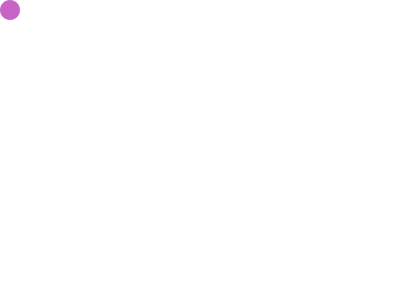
Frame 1 (no input)
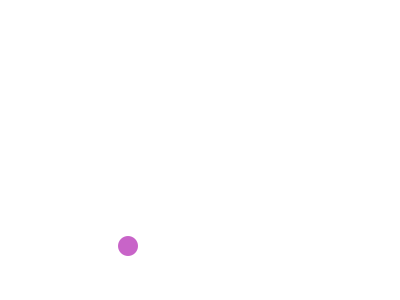
Frame 60 (the mouse pressed at the canvas centre just before this capture)
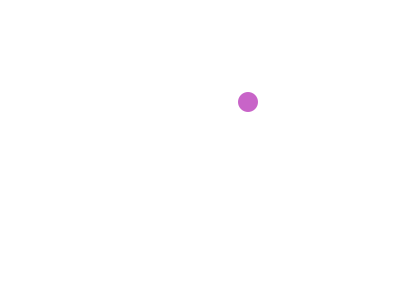
Frame 120 (the mouse held since frame 60 and released just before this capture)

The Processing sketch that drew these frames (run headless with seeded random() and noise(); from frame 60 on, the mouse is pressed at the canvas centre):

// Processing sketch: hw03_1_move2d
// ── hw03_1_move2d.pde
void setup(){
  size(400, 300);
  smooth();
  noStroke();
  fill(200, 100, 200);
  ellipseMode(CORNER);
  frameRate(60);
}


int d = 20, x = 0, y = 0, vx = 2, vy = 4;
int cnt = 0;
void draw() {
  background(255);
  ellipse(x, y, d, d);
  x += vx; y += vy;
  if (x > width-d || x < 0) vx *= -1;
  if (y > height-d || y < 0) vy *= -1;
}
